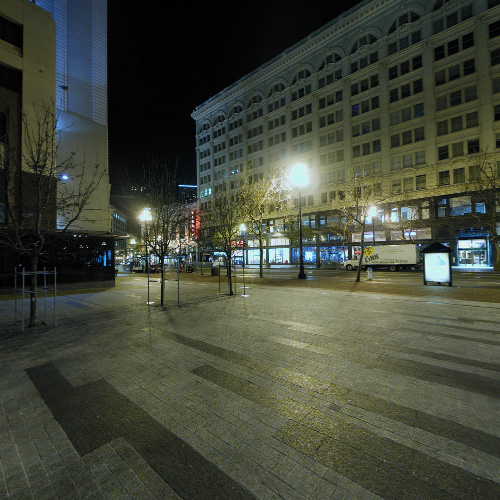
%> input picture arch_left.jpg, 500 x 500 px
$ octave testcubic2equi.m   (GNU Octave 9; MATLAB toolbox functions it lacks are replaced by stand-ins)
%> lines starting %> are read from the running program, lines starting %| are printed output that depends on the picture
left = imread('arch_left.jpg');
%> left is the input picture: size 500x500x3 uint8; mean R, G, B 66.9, 71.3, 57.8
right = imread('arch_right.jpg');
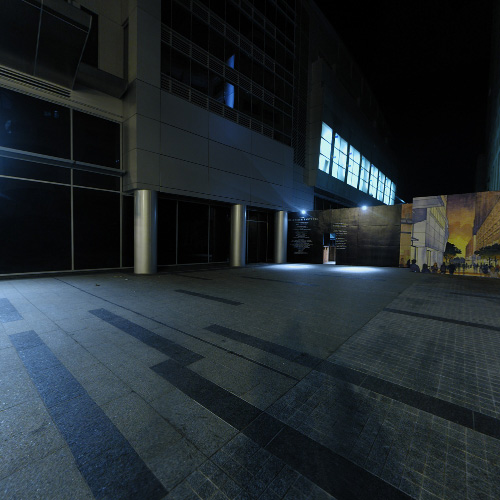
%> input picture arch_right.jpg, 500 x 500 px
%> right is the input picture: size 500x500x3 uint8; mean R, G, B 33.3, 41.4, 46.2
top = imread('arch_top.jpg');
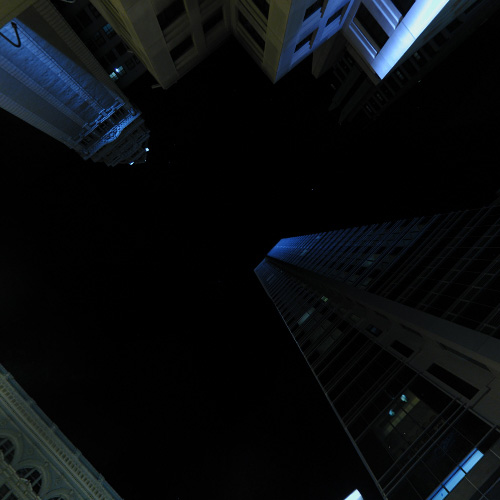
%> input picture arch_top.jpg, 500 x 500 px
%> top is the input picture: size 500x500x3 uint8; mean R, G, B 9.6, 12.4, 14.8
bottom = imread('arch_bottom.jpg');
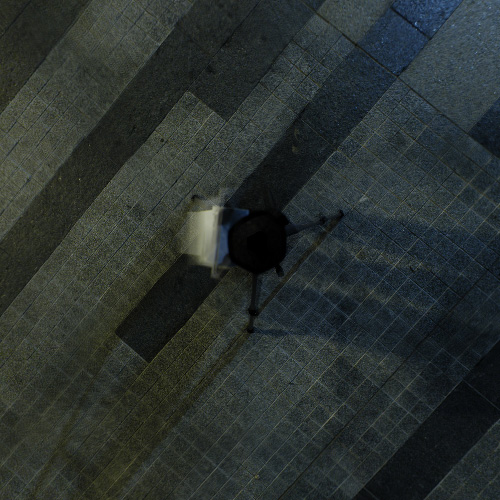
%> input picture arch_bottom.jpg, 500 x 500 px
%> bottom is the input picture: size 500x500x3 uint8; mean R, G, B 42.2, 49, 46.8
front = imread('arch_front.jpg');
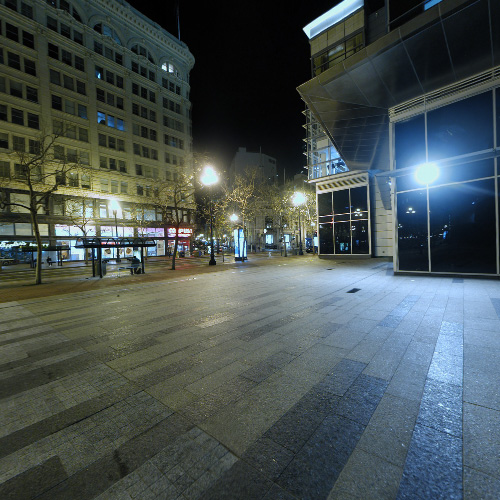
%> input picture arch_front.jpg, 500 x 500 px
%> front is the input picture: size 500x500x3 uint8; mean R, G, B 71.4, 81.9, 81.4
back = imread('arch_back.jpg');
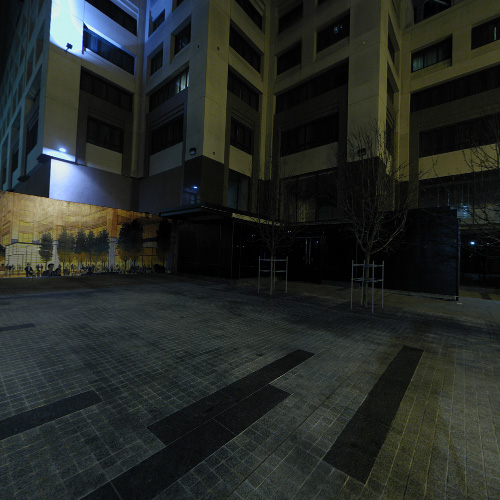
%> input picture arch_back.jpg, 500 x 500 px
%> back is the input picture: size 500x500x3 uint8; mean R, G, B 36.4, 40.5, 37.2

close all;
%> (the run ends here)
